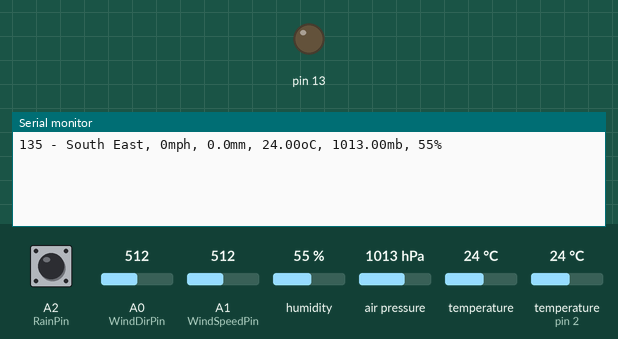
The sketch below on a simulated Arduino Uno, built with avr-gcc and run on an emulated ATmega328P. Parts: output pins drawn as LEDs (lit = HIGH), the last lines printed to the serial monitor. Inputs (shaded band) come from the test bench; at power-on: A0 (WindDirPin) = 512, A1 (WindSpeedPin) = 512, A2 (RainPin) HIGH, humidity 55 %, air pressure 1013 hPa, temperature 24 °C, temperature (sensor on pin 2) 24 °C.

Above: at 1.2 s.
1.3 s: A0 (WindDirPin) set to 536
At 2.5 s:
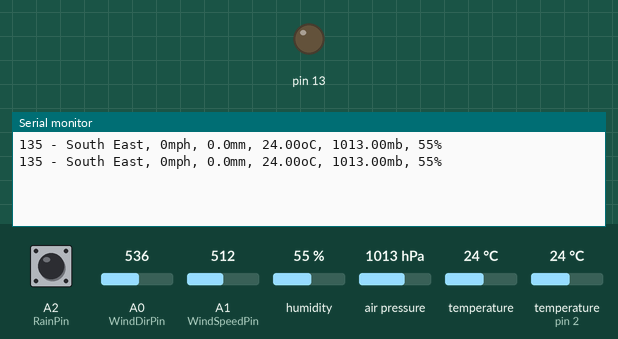
2.8 s: A0 (WindDirPin) set to 557
At 4.9 s:
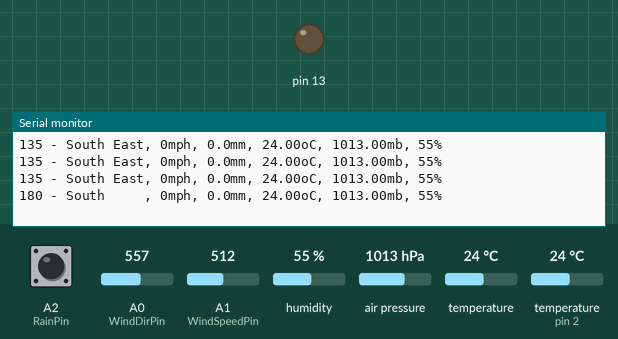

Measured:
- the behaviour switches between 543 and 544 on A0 (WindDirPin) (found by bisection; images 1 and 2)
- after the input at 2.8 s, the serial monitor: prints a new line after 1.4 s (image 2)

The sketch:

WeatherStation_FINAL.ino
```cpp
#include <string>
#include <SFE_BMP180.h>
#include <DHT.h>
#include <Wire.h>

const int WindDirPin     = A0;
const int WindSpeedPin   = A1;
const int DHTPin         = 2;
const int RainPin        = A2;
//BMP180 sensor declarations
SFE_BMP180 pressure;
#define ALTITUDE 1655.0
//DHT11 sensor declarations
#define DHTTYPE DHT11
DHT dht(DHTPin, DHTTYPE);

unsigned long StartTimer;
unsigned long EndTimer;
unsigned long Interval = 1000; // the repeat interval
int RainCount = 0;
int RainOld = 0;
String StringOut;
String WindDirString;
String WindSpeedString;
String RainString;
String PressureString;
String TempString;
String HumidityString;

//Setup function
void setup()
{
  Serial.begin(9600);
  pinMode(13, OUTPUT);
  pressure.begin();
  dht.begin();
  pinMode (RainPin, INPUT_PULLUP);
}

void loop()
{
  GetWindDir();
  GetRainWindSpeed();
  GetPressure();
  GetHumidity();
  PrintSerial();
}

void GetHumidity()
{
  int H = dht.readHumidity();
  HumidityString = String(H, DEC);
  HumidityString.remove(3);
}

void GetPressure()
{
  char status;
  double T,P;

  status = pressure.startTemperature();
  if (status != 0)
  {

    delay(status);

    status = pressure.getTemperature(T);
    if (status != 0)
    {
      TempString = String(T, DEC);
      TempString.remove(5);
      status = pressure.startPressure(3);
      if (status != 0)
      {
        delay(status);
        status = pressure.getPressure(P,T);
        if (status != 0)
        {
          // Print out the measurement:
          PressureString = String(P, DEC);
          PressureString.remove(7);
        }
      }
    }
  }
}


void GetWindDir()
{
  int WindDirRaw    = analogRead(WindDirPin);            //wind direction reed switch is read in
  int WindDirMap    = map(WindDirRaw, 395, 990, 0, 8);

  if (WindDirRaw < 960 && WindDirRaw > 956)
    WindDirString = "315 - North West";
  else
    switch (WindDirMap)
    {
    case 0:    //
      WindDirString = "090 - East      ";
      break;
    case 1:    //
      WindDirString = "135 - South East";
      break;
    case 2:    //
      WindDirString = "180 - South     ";
      break;
    case 4:    //
      WindDirString = "045 - North East";
      break;
    case 5:    //
      WindDirString = "225 - South West";
      break;
    case 6:    //
      WindDirString = "000 - North     ";
      break;
    case 7:    //
      WindDirString = "270 - West      ";
      break;
    }
}

void GetRainWindSpeed()
{
  int WindSpeedCount = 0;
  StartTimer = millis();
  EndTimer = StartTimer;
  while ((EndTimer - StartTimer) <=1000)
  {
    int WindSpeedRaw1  = analogRead(WindSpeedPin);
    if (WindSpeedRaw1 > 0)
      WindSpeedRaw1 = 1;
    int WindSpeedRaw2  = analogRead(WindSpeedPin);
    if (WindSpeedRaw2 > 0)
      WindSpeedRaw2 = 1;
    if (WindSpeedRaw1 != WindSpeedRaw2)
      WindSpeedCount++;


    int RainRaw  = digitalRead(RainPin);
    if((RainRaw == LOW) && (RainOld != RainRaw))
    {
      RainOld = RainRaw;
      RainCount++;
    }
    else
      RainOld = RainRaw;
    EndTimer = millis();
  }
  WindSpeedCount = WindSpeedCount * 1.492;
  WindSpeedString = String(WindSpeedCount, DEC);
 // RainCount = RainCount * 0.2794;
  RainString = String(RainCount * 0.2794, DEC);
  WindSpeedString.remove(2);
  RainString.remove(3);

}


void PrintSerial()
{
  StringOut = WindDirString + ", " + WindSpeedString  + "mph, " + RainString + "mm, "+ TempString + "oC, " + PressureString + "mb, " + HumidityString + "%"; // + " "   StartTimer + " " + EndTimer ;
  Serial.println(StringOut);
}
```
